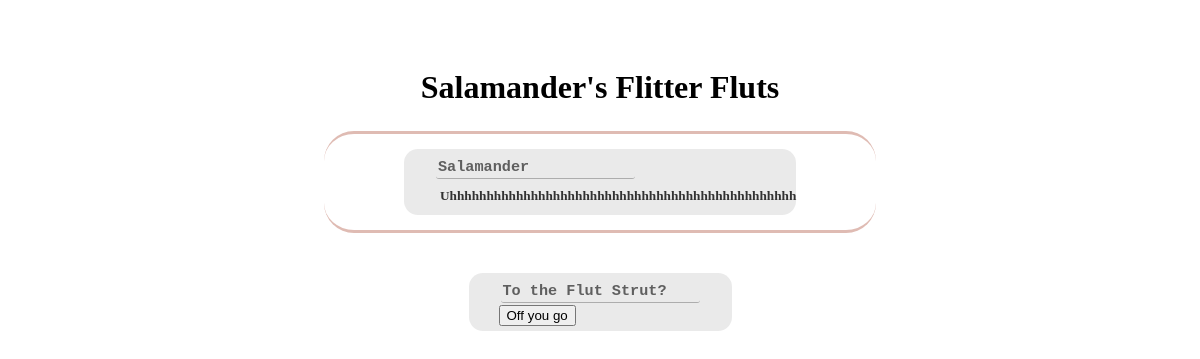
Screenshot of //Salamander with the database file from the repository.
### flutter/models.py (models this page shows, shortened)
class Flut(models.Model):
    user_name = models.TextField(max_length=20, default='Flutter User')
    flut_text = models.TextField(max_length=140, default='Flitter flut flit fleet flot flippidy fleek fleeb, flibber flabber flip flop.')
    time_stamp = models.DateTimeField(default=timezone.now)

### flutter/views.py (the view)
# urls.py: url(r'^/(?P<user_name>.+)$', views.render_user_page, name="user page"),
def render_user_page(request, user_name):
    fluts_to_user = logic.get_all_fluts_for_user(user_name)
    template_args = {
        'user_name': user_name,
        'fluts_to_user': fluts_to_user,
    }
    return render(request, 'flutter/user_page.html', template_args)

### flutter/logic.py (called while the page is built)
def get_all_fluts_for_user(user_name):
    return models.Flut.objects.filter(user_name=user_name)

### flutter/templates/flutter/user_page.html (shortened to what this page needs)
{% load staticfiles %}
<!DOCTYPE html>
<html>
  <head>
    <link href="{% static 'flutter/style.css' %}" rel="stylesheet">
  </head>
  <body>
    <h1>{{ user_name }}'s Flitter Fluts</h1>
    <div>
      {% for user_flut in fluts_to_user %}
      <section>
        <h3>{{ user_flut.user_name }}</h3>
        <h5>{{ user_flut.flut_text }}</h5>
      </section>
      {% endfor %}
    </div>
    <div class="footer-div">
      <section>
        <form action="{% url 'index' %}">
          <h3>To the Flut Strut?</h3>
          <input type="submit" value="Off you go">
        </form>
      </section>
    </div>
  </body>
</html>

### flutter/static/flutter/style.css (style rules this page uses)
body { padding: 40px; }
h1 { text-align: center; }
div { display: flex; flex-direction: column-reverse; margin: 25px 25%; padding: 5px; border: 3.5px rgba(150, 30, 5, 0.3); border-style: solid none; border-radius: 30px; }
section { margin: 10px 75px; padding: 5px 30px; background-color: rgba(30, 30, 30, 0.09); border: 2px rgba(20, 20, 1300, 0.2); border-radius: 14px; }
h3 { margin: 2px; padding: 2px; width: 195px; border: 1px rgba(30, 30, 30, 0.3); border-style: none none solid none; border-radius: 3px; font-family: monospace; font-weight: bold; color: rgba(60, 60, 60, 0.8); }
h5 { margin: 3px; padding: 6px 3px 3px 3px; font-family: serif; color: rgba(30, 30, 30, 0.9); }
.footer-div { border: none; flex-direction: row; justify-content: center; }

### rows the page displays
Flut: user_name "Salamander", flut_text "Uhhhhhhhhhhhhhhhhhhhhhhhhhhhhhhhhhhhhhhhhhhhhhhh"
